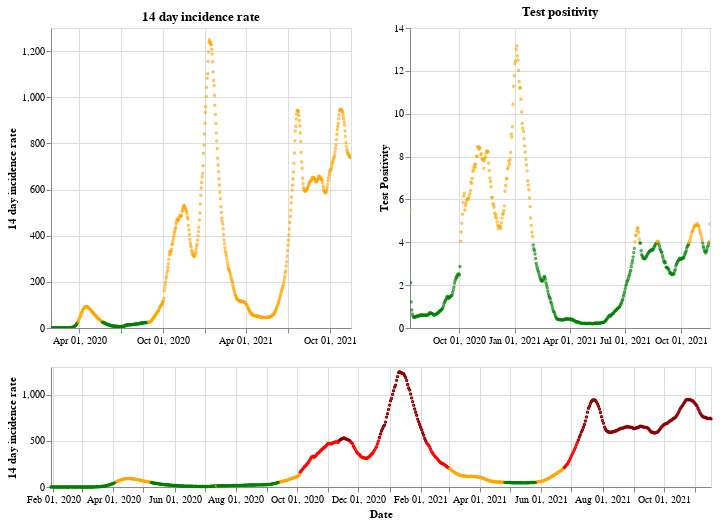

Notebook code cell kept with this figure:
### Markdown cell above
## England

### Code cell
plot_traffic_light('England')

### Figure 1 — Vega-Lite specification as saved in the notebook (floating-point values rounded to 4 significant figures; data arrays with more than 128 entries replaced by an {"elided": "..."} marker saying what was removed)
{"config": {"view": {"continuousWidth": 400, "continuousHeight": 300}}, "vconcat": [{"hconcat": [{"mark": {"type": "point", "size": 2}, "encoding": {"color": {"condition": {"value": "green", "test": "(datum.twoWeeklyCasesRate <= 25)"}, "value": "orange"}, "tooltip": [{"type": "nominal", "field": "areaName"}, {"type": "temporal", "field": "date"}, {"type": "quantitative", "field": "twoWeeklyCasesRate"}, {"type": "quantitative", "field": "testPositivity"}], "x": {"type": "temporal", "axis": {"title": ""}, "field": "date", "scale": {"domain": {"selection": "DateBrush"}}, "timeUnit": "yearmonthdate"}, "y": {"type": "quantitative", "axis": {"title": "14 day incidence rate"}, "field": "twoWeeklyCasesRate"}}, "title": "14 day incidence rate", "width": 300}, {"mark": {"type": "point", "size": 2}, "encoding": {"color": {"condition": {"value": "green", "test": "(datum.testPositivity <= 4)"}, "value": "orange"}, "tooltip": [{"type": "nominal", "field": "areaName"}, {"type": "temporal", "field": "date"}, {"type": "quantitative", "field": "twoWeeklyCasesRate"}, {"type": "quantitative", "field": "testPositivity"}], "x": {"type": "temporal", "axis": {"title": ""}, "field": "date", "scale": {"domain": {"selection": "DateBrush"}}, "timeUnit": "yearmonthdate"}, "y": {"type": "quantitative", "axis": {"title": "Test Positivity"}, "field": "testPositivity"}}, "title": "Test positivity", "width": 300}]}, {"layer": [{"mark": {"type": "point", "size": 2}, "encoding": {"color": {"condition": {"value": "orange", "test": "(((datum.testPositivity < 4) && (datum.twoWeeklyCasesRate >= 50)) && (datum.twoWeeklyCasesRate < 200))"}, "value": "red"}, "opacity": {"condition": {"value": 1, "test": "((datum.twoWeeklyCasesRate >= 50) && (datum.twoWeeklyCasesRate < 500))"}, "value": 0}, "tooltip": [{"type": "nominal", "field": "areaName"}, {"type": "temporal", "field": "date"}, {"type": "quantitative", "field": "twoWeeklyCasesRate"}, {"type": "quantitative", "field": "testPositivity"}], "x": {"type": "temporal", "axis": {"title": "Date"}, "field": "date", "timeUnit": "yearmonthdate"}, "y": {"type": "quantitative", "axis": {"title": "14 day incidence rate"}, "field": "twoWeeklyCasesRate"}}, "selection": {"DateBrush": {"type": "interval", "encodings": ["x"], "fields": ["Time"]}}}, {"mark": {"type": "point", "size": 2}, "encoding": {"color": {"value": "darkred"}, "opacity": {"condition": {"value": 1, "test": "(datum.twoWeeklyCasesRate >= 500)"}, "value": 0}, "tooltip": [{"type": "nominal", "field": "areaName"}, {"type": "temporal", "field": "date"}, {"type": "quantitative", "field": "twoWeeklyCasesRate"}, {"type": "quantitative", "field": "testPositivity"}], "x": {"type": "temporal", "axis": {"title": "Date"}, "field": "date", "timeUnit": "yearmonthdate"}, "y": {"type": "quantitative", "axis": {"title": "14 day incidence rate"}, "field": "twoWeeklyCasesRate"}}}, {"mark": {"type": "point", "size": 2}, "encoding": {"color": {"condition": {"value": "green", "test": "((datum.testPositivity < 4) && (datum.twoWeeklyCasesRate < 50))"}, "value": "orange"}, "opacity": {"condition": {"value": 1, "test": "(datum.twoWeeklyCasesRate < 50)"}, "value": 0}, "tooltip": [{"type": "nominal", "field": "areaName"}, {"type": "temporal", "field": "date"}, {"type": "quantitative", "field": "twoWeeklyCasesRate"}, {"type": "quantitative", "field": "testPositivity"}], "x": {"type": "temporal", "axis": {"title": "Date"}, "field": "date", "timeUnit": "yearmonthdate"}, "y": {"type": "quantitative", "axis": {"title": "14 day incidence rate"}, "field": "twoWeeklyCasesRate"}}}], "height": 120, "width": 660}], "data": {"name": "data-3cc345618d9d7bfd53fa842b1f27b4a1"}, "$schema": "https://vega.github.io/schema/vega-lite/v4.8.1.json", "datasets": {"data-3cc345618d9d7bfd53fa842b1f27b4a1": {"elided": "658 records"}}}
